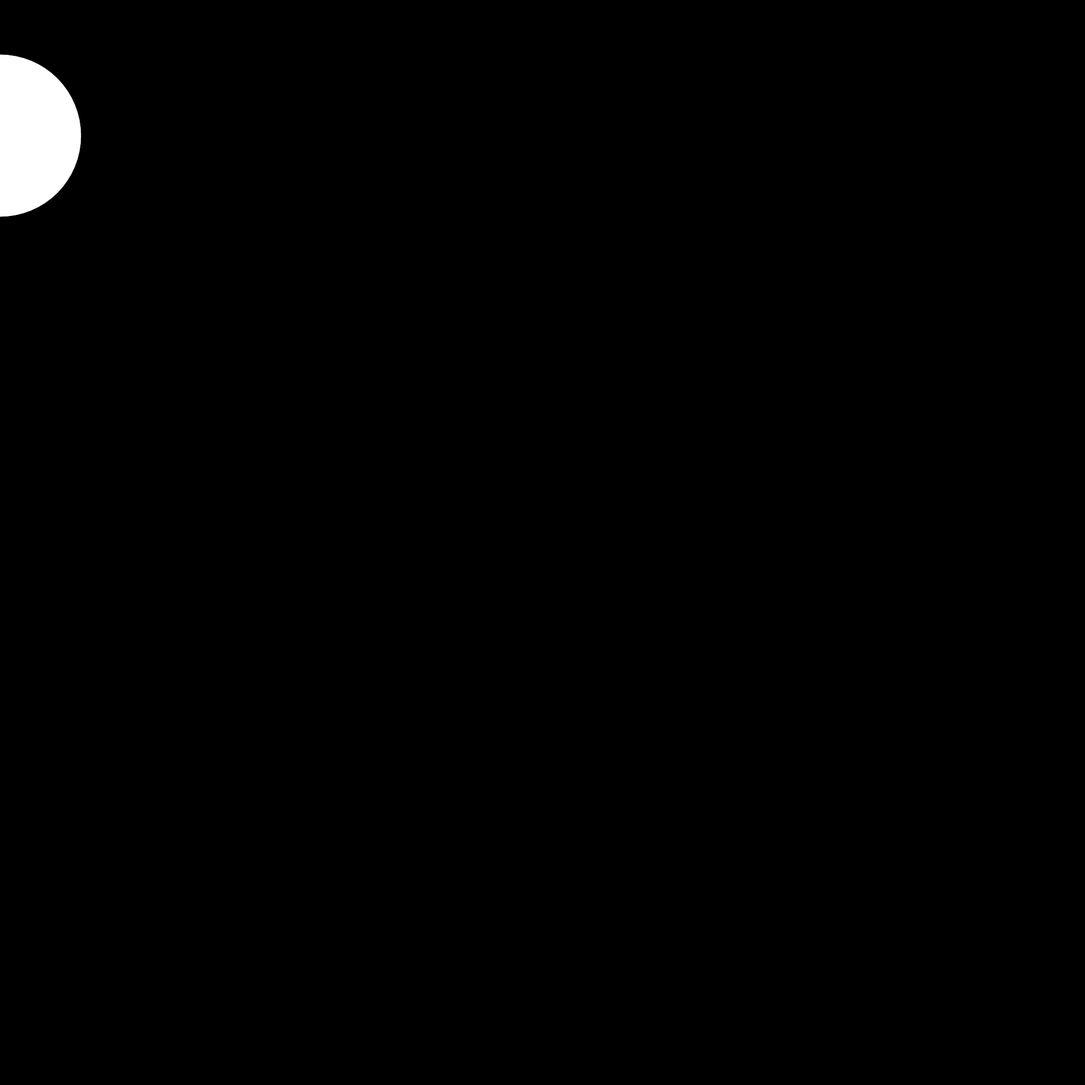
Frame 1 (no input)
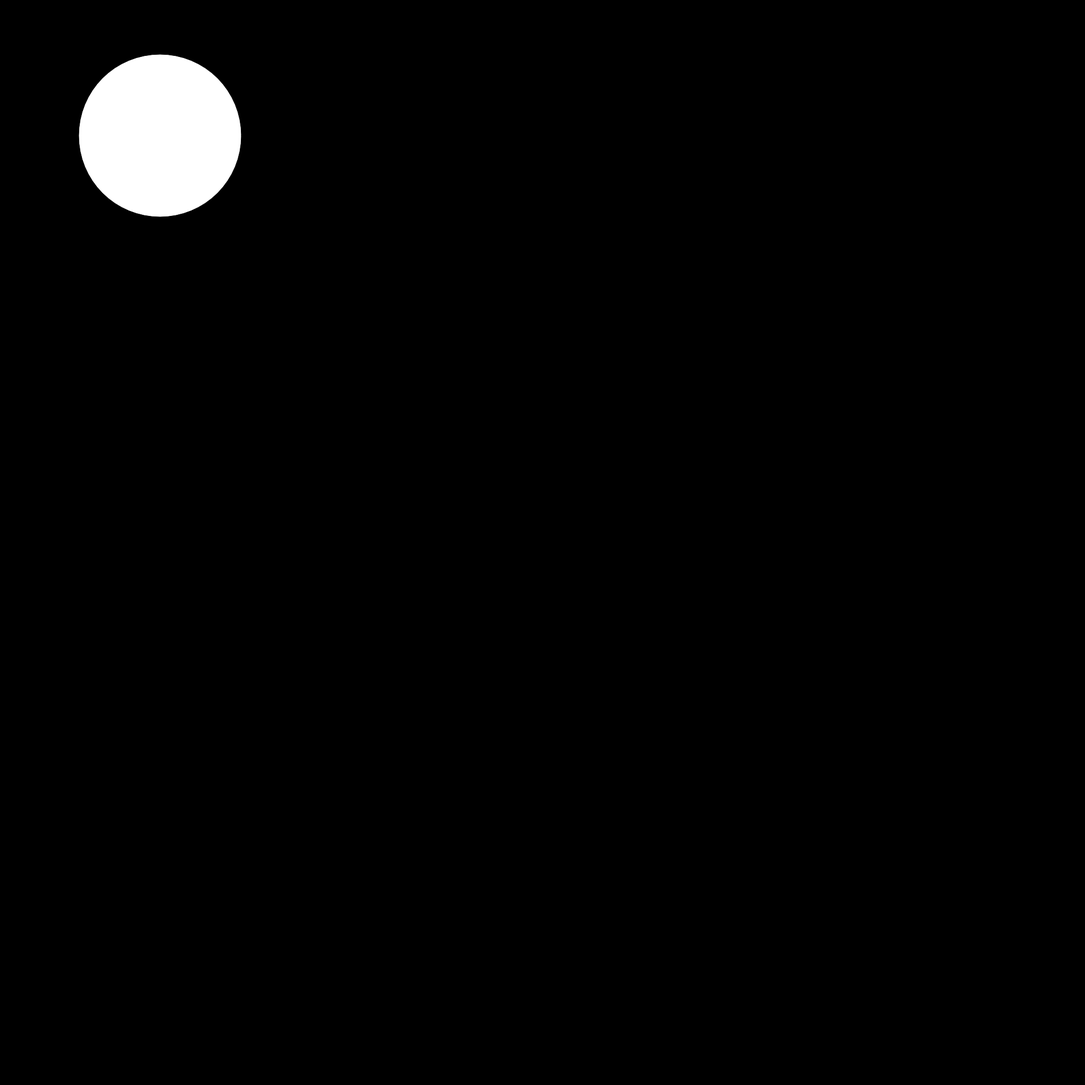
Frame 60 (no input)
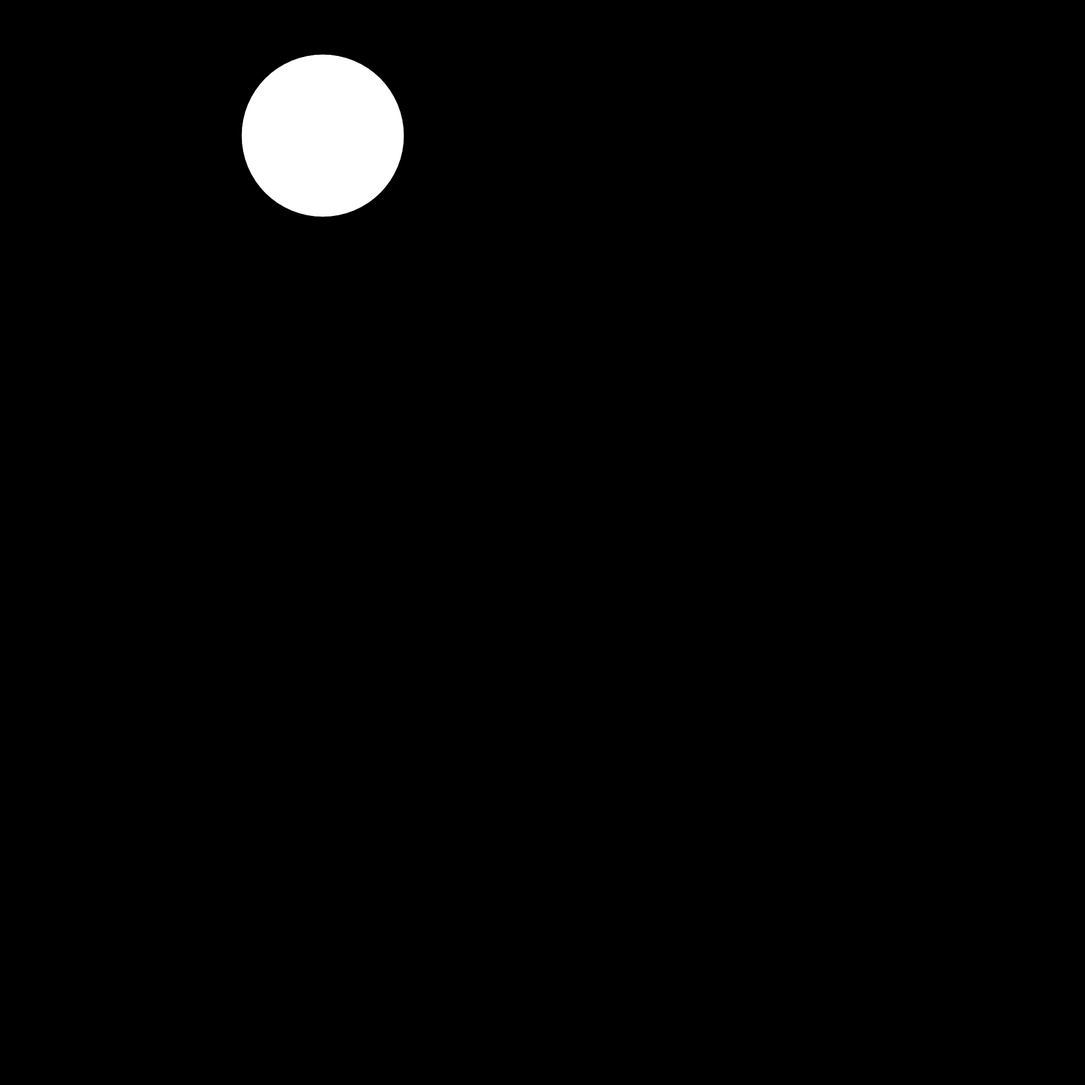
Frame 120 (the mouse pressed at the canvas centre since frame 60)

The p5.js sketch that drew these frames (run headless with seeded random() and noise() and a simulated clock; from frame 60 on, the mouse is pressed at the canvas centre):

// p5.js sketch
// ── sketch.js

function setup() {
    createCanvas(2000,2000);
}

let x = 0

function draw(){
    background("black");
    ellipse(x,250,300);  
     
     x += 5;  
}
